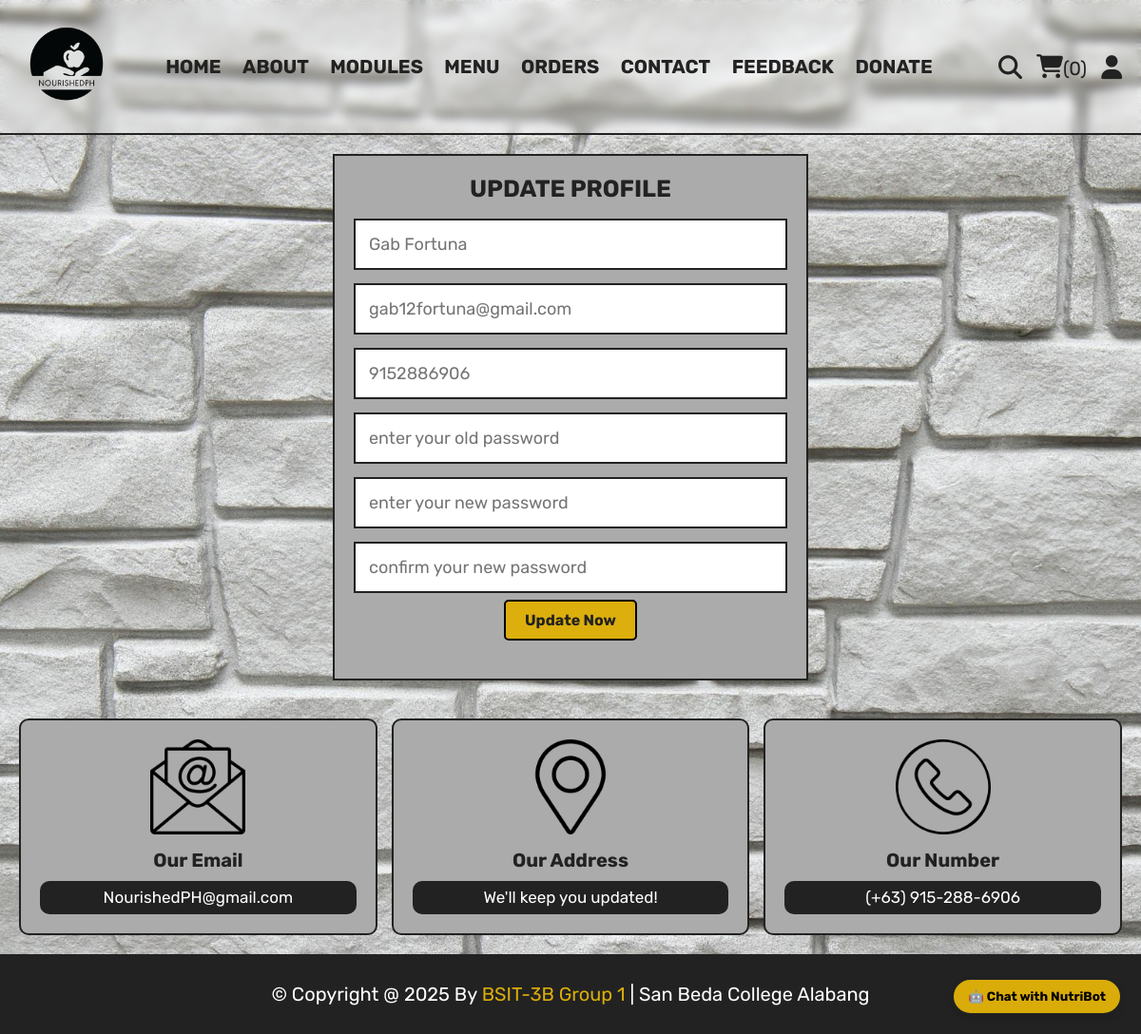
The page /update_profile.php (signed in) on the database its author committed.
### tables this page shows
CREATE TABLE `users` (
  `id` int(100) NOT NULL,
  `name` varchar(20) NOT NULL,
  `email` varchar(50) NOT NULL,
  `number` varchar(10) NOT NULL,
  `password` varchar(50) NOT NULL,
  `address` varchar(500) NOT NULL
);

### update_profile.php (the view, shortened to what this page needs)
<?php
include 'components/connect.php';
include 'chatbot.php';
?>
<!DOCTYPE html>
<html lang="en">
<head>
   <link rel="stylesheet" href="https://cdnjs.cloudflare.com/ajax/libs/font-awesome/6.1.1/css/all.min.css">
   <link rel="stylesheet" href="css/style.css">
</head>
<body>
<?php include 'components/user_header.php'; ?>
<section class="form-container update-form">
   <form action="" method="post">
      <h3>update profile</h3>
      <input type="text" name="name" placeholder="<?= $fetch_profile['name']; ?>" class="box" maxlength="50">
      <input type="email" name="email" placeholder="<?= $fetch_profile['email']; ?>" class="box" maxlength="50" oninput="this.value = this.value.replace(/\s/g, '')">
      <input type="number" name="number" placeholder="<?= $fetch_profile['number']; ?>"" class="box" min="0" max="9999999999" maxlength="10">
      <input type="password" name="old_pass" placeholder="enter your old password" class="box" maxlength="50" oninput="this.value = this.value.replace(/\s/g, '')">
      <input type="password" name="new_pass" placeholder="enter your new password" class="box" maxlength="50" oninput="this.value = this.value.replace(/\s/g, '')">
      <input type="password" name="confirm_pass" placeholder="confirm your new password" class="box" maxlength="50" oninput="this.value = this.value.replace(/\s/g, '')">
      <input type="submit" value="update now" name="submit" class="btn">
   </form>
</section>
<?php include 'components/footer.php'; ?>
</body>
</html>

### css/style.css (style rules this page uses)
:root { --yellow:#deb00bfa; --red:#e74c3c; --white:#fff; --black:#222; --light-color:#777; --border:.2rem solid var(--black); }
* { font-family: 'Rubik', sans-serif; margin:0; padding:0; box-sizing: border-box; outline: none; border: none; text-decoration: none; }
html { font-size: 62.5%; overflow-x: hidden; scroll-behavior: smooth; }
section { margin:0 auto; max-width: 1200px; padding:2rem; }
.btn, .delete-btn { display: inline-block; background: var(--yellow); color: #000; padding: 10px 20px; font-size: 16px; font-weight: bold; text-decoration: none; border-radius: 5px; transition: 0.3s ease-in-out; border: 2px solid black; margin-bottom: 20px; text-transform: capitalize; }
.btn { background-color: var(--yellow); color:var(--black); }
.form-container form { border:var(--border); margin:0 auto; max-width: 50rem; padding:2rem; text-align: center; background: rgb(171, 171, 171); }
.form-container form h3 { font-size: 2.5rem; color:var(--black); text-transform: uppercase; margin-bottom: 1rem; }
.form-container form .box { margin:.7rem 0; width: 100%; border:var(--border); padding:1.4rem; font-size: 1.8rem; color:var(--black); }

### update_profile.php (style rules this page uses)
body { background: url('images/background1.jpg') no-repeat center center fixed; background-size: cover; margin: 0; padding: 0; font-family: Arial, sans-serif; }

### rows shown on the page
users: name "Gab Fortuna", email "gab12fortuna@gmail.com", number "9152886906"

### other values the page prints
$total_cart_items "0"
